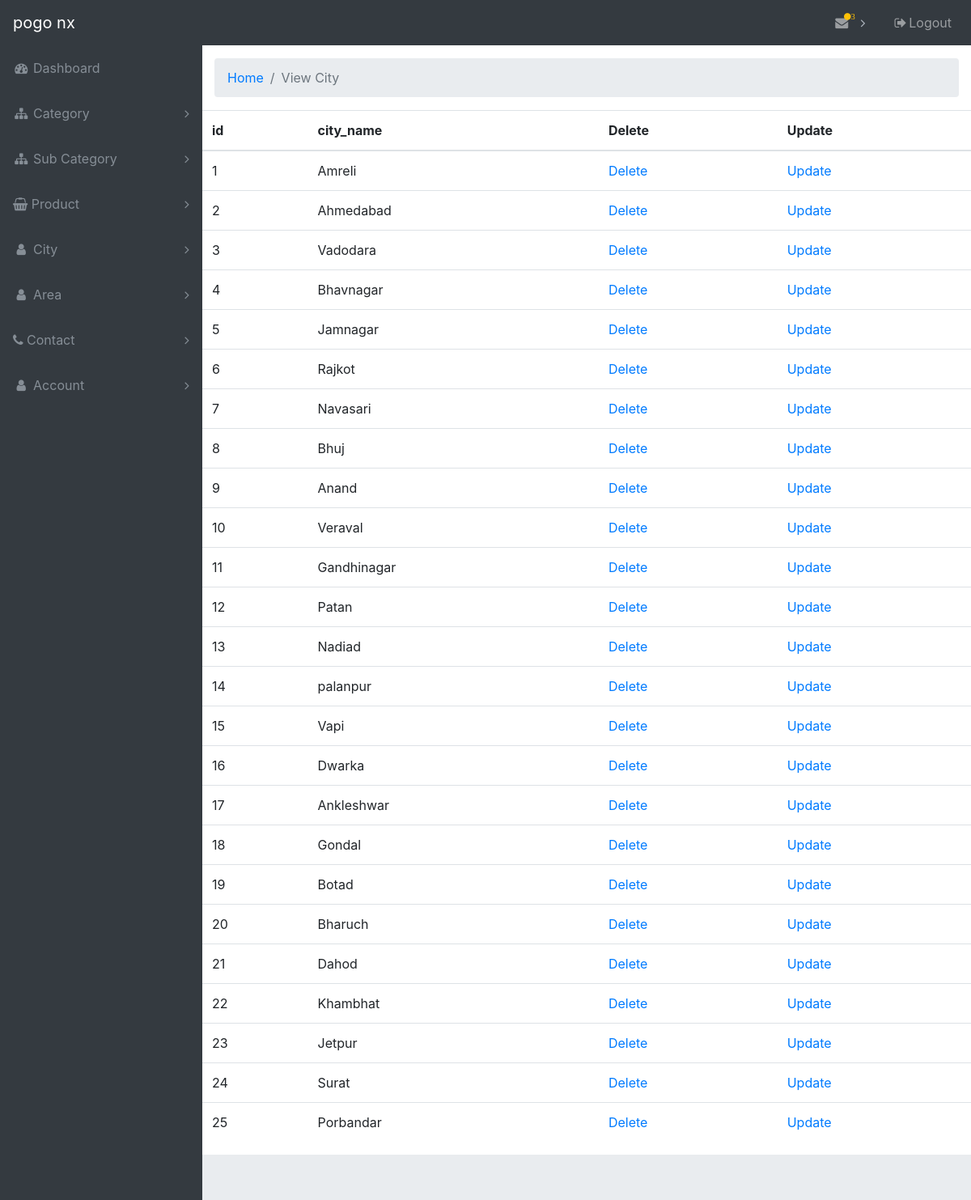
The app's page /admin/viewcity.php with its own data.
### tables this page shows
CREATE TABLE `city` (
  `city_id` int(11) NOT NULL,
  `city_name` varchar(15) NOT NULL
);

### admin/viewcity.php (the view)
<?php
  include('header.php');
$conn=mysqli_connect("localhost","root","","shopping")or die("database not connected");
$res=mysqli_query($conn,"SELECT * FROM city");
$id=1;
?>
<div class="content-wrapper">
      <div class="container-fluid">
      <ol class="breadcrumb">
        <li class="breadcrumb-item">
          <a href="header.php">Home</a>
        </li>
        <li class="breadcrumb-item active">View City</li>
      </ol>
      </div>
<table class="table">
  <thead>
    <tr>
      <th>id</th>
      <th>city_name</th>
      <th>Delete</th>
      <th>Update</th>
    </tr>
  </thead>
<?php
while ($row=mysqli_fetch_array($res)){
?>
<tr>
    <td><?php echo $id++; ?></td>
    <td><?php echo $row['city_name']; ?></td>
    <td><a href="deletecity.php?id=<?php echo $row['city_id']; ?>">Delete</td>
    <td><a href="updatecity.php?id=<?php echo $row['city_id']; ?>">Update</td>
</tr>
<?php
}
?>
</table>
</div>
<?php
  include('footer.php');
?>

### admin/css/sb-admin.css (style rules this page uses)
html { position: relative; min-height: 100%; }
body { overflow-x: hidden; }
body.sticky-footer { margin-bottom: 56px; }
body.sticky-footer .content-wrapper { min-height: calc(100vh - 56px - 56px); }
body.fixed-nav { padding-top: 56px; }
.content-wrapper { min-height: calc(100vh - 56px); padding-top: 1rem; }
.content-wrapper { overflow-x: hidden; background: white; }
@media (min-width: 992px) { .content-wrapper { margin-left: 250px; } }

### records on screen
city: city_name "Amreli"
city: city_name "Ahmedabad"
city: city_name "Vadodara"
city: city_name "Bhavnagar"
city: city_name "Jamnagar"
city: city_name "Rajkot"
city: city_name "Navasari"
city: city_name "Bhuj"
city: city_name "Anand"
city: city_name "Veraval"
city: city_name "Gandhinagar"
city: city_name "Patan"
city: city_name "Nadiad"
city: city_name "palanpur"
city: city_name "Vapi"
city: city_name "Dwarka"
city: city_name "Ankleshwar"
city: city_name "Gondal"
city: city_name "Botad"
city: city_name "Bharuch"
city: city_name "Dahod"
city: city_name "Khambhat"
city: city_name "Jetpur"
city: city_name "Surat"
city: city_name "Porbandar"

### other values on screen
$row "3"
